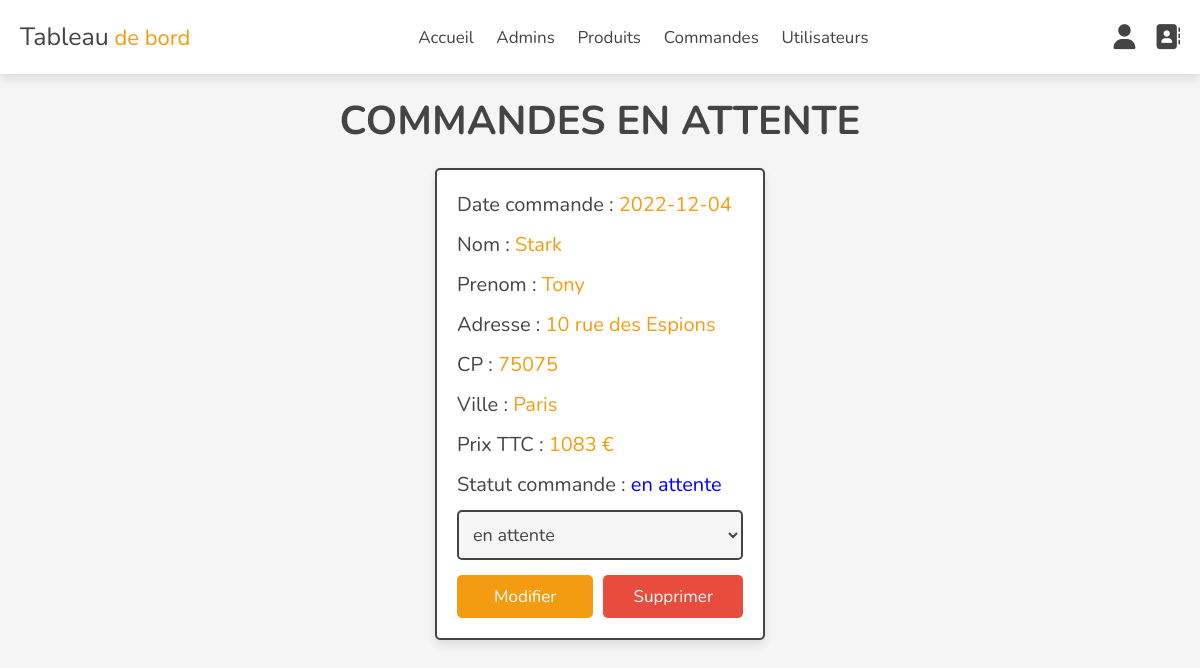
The page /admin/orders_attente.php (signed in) on the database as committed earlier.
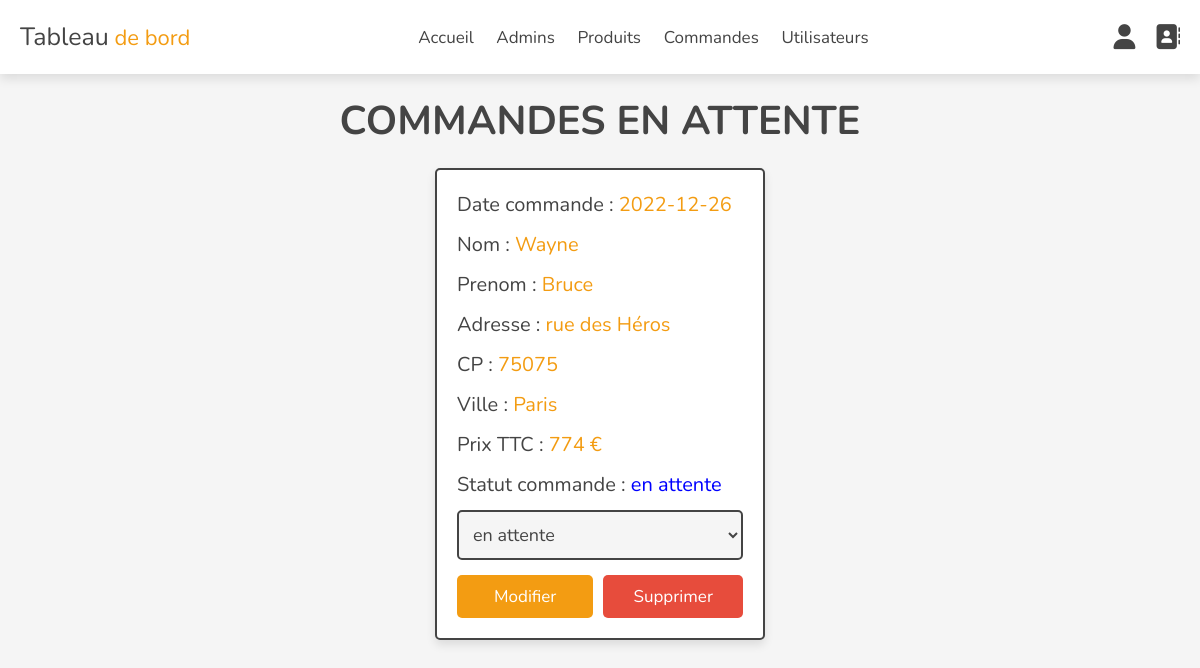
The same page on the database as committed later.
### tables this page shows
CREATE TABLE `orders` (
  `id` int(100) NOT NULL,
  `user_id` int(100) NOT NULL,
  `nom` varchar(20) NOT NULL,
  `prenom` varchar(50) NOT NULL,
  `telephone` varchar(10) NOT NULL,
  `adresse` varchar(50) NOT NULL,
  `cp` varchar(50) NOT NULL,
  `ville` varchar(50) NOT NULL,
  `total_produits` varchar(1000) NOT NULL,
  `prixTTC` int(100) NOT NULL,
  `date_commande` date NOT NULL DEFAULT current_timestamp(),
  `statut_commande` varchar(20) NOT NULL DEFAULT 'en attente'
);

### admin/orders_attente.php (the view, shortened to what this page needs)
<?php
include '../components/connect.php';
?>
<!DOCTYPE html>
<html lang="en">
<head>
   <link rel="stylesheet" href="https://cdnjs.cloudflare.com/ajax/libs/font-awesome/6.1.1/css/all.min.css">
   <link rel="stylesheet" href="assets/css/admin_style.css">
</head>
<body>
   <?php include '../components/admin_header.php'; ?>
   <section class="orders">
      <h1 class="heading">Commandes en attente</h1>
      <div class="box-container">
         <?php
         $select_orders = $conn->prepare("SELECT * FROM `orders` WHERE statut_commande = ?");
         $select_orders->execute((['en attente']));
         if ($select_orders->rowCount() > 0) {
            while ($fetch_orders = $select_orders->fetch(PDO::FETCH_ASSOC)) {
         ?>
               <div class="box">
                  <p> Date commande : <span><?= $fetch_orders['date_commande']; ?></span> </p>
                  <p> Nom : <span><?= $fetch_orders['nom']; ?></span> </p>
                  <p> Prenom : <span><?= $fetch_orders['prenom']; ?></span> </p>
                  <p> Adresse : <span><?= $fetch_orders['adresse']; ?></span> </p>
                  <p> CP : <span><?= $fetch_orders['cp']; ?></span> </p>
                  <p> Ville : <span><?= $fetch_orders['ville']; ?></span> </p>
                  <p> Prix TTC : <span><?= $fetch_orders['prixTTC']; ?> €</span> </p>
                  <p> Statut commande :
                     <span style="color:<?php if ($fetch_orders['statut_commande'] == 'en attente') {
                                             echo 'blue';
                                          } elseif ($fetch_orders['statut_commande'] == 'terminee') {
                                             echo 'green';
                                          } elseif ($fetch_orders['statut_commande'] == 'retard') {
                                             echo 'violet';
                                          } elseif ($fetch_orders['statut_commande'] == 'annulee') {
                                             echo 'red';
                                          }; ?>"><?= $fetch_orders['statut_commande']; ?>
                     </span>
                  </p>
                  <form action="" method="post">
                     <select name="statut_commande" class="select">
                        <option selected disabled><?= $fetch_orders['statut_commande']; ?></option>
                     </select>
                     <div class="flex-btn">
                        <input type="submit" value="Modifier" class="option-btn" name="update_statut">
                        <a href="placed_orders.php?delete=<?= $fetch_orders['id']; ?>" class="delete-btn" onclick="return confirm('Supprimer cette commande ?');">Supprimer</a>
                     </div>
                  </form>
               </div>
         <?php
            }
         } else {
            echo '<p class="empty">Aucune commandes !</p>';
         }
         ?>
      </div>
   </section>
</body>
</html>

Rows that differ between the two databases and show on the page:
no longer on this page (row edited): orders: date_commande "2022-12-04", nom "Stark", prenom "Tony", adresse "10 rue des Espions", cp "75075", ville "Paris", prixTTC "1083", statut_commande "en attente"
added orders: date_commande "2022-12-26", nom "Wayne", prenom "Bruce", adresse "rue des Héros", cp "75075", ville "Paris", prixTTC "774", statut_commande "en attente"
